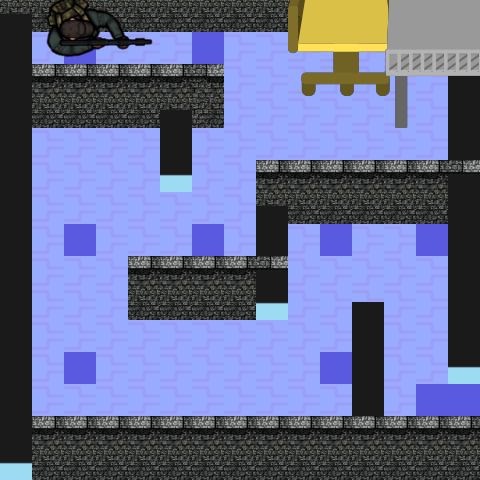

A 2D game scene composited from a Tiled map and its tileset images. What follows is a short description and the map's XML, with each tile layer's data collapsed to a summary:
An orthogonal 15x15 tile map with 32x32 px tiles, 5 tile layers (floor, wall, objects, help, ...).

<map version="1.10" tiledversion="1.10.0" orientation="orthogonal" renderorder="right-down" width="15" height="15" tilewidth="32" tileheight="32" infinite="0" nextlayerid="7" nextobjectid="1">
 <tileset firstgid="1" source="sprites.tsx" />
 <layer id="2" name="floor" width="15" height="15" locked="1">
  <data>[225 cells, 171 non-empty, 2 distinct tile ids]</data>
 </layer>
 <layer id="1" name="wall" width="15" height="15" locked="1">
  <data>[225 cells, 78 non-empty, 2 distinct tile ids]</data>
 </layer>
 <layer id="5" name="objects" width="15" height="15" locked="1">
  <data>[225 cells, 2 non-empty, 2 distinct tile ids]</data>
 </layer>
 <layer id="6" name="help" width="15" height="15" locked="1">
  <data>[225 cells, 9 non-empty, 1 distinct tile ids]</data>
 </layer>
 <layer id="3" name="player" width="15" height="15" locked="1">
  <data>[225 cells, 1 non-empty, 1 distinct tile ids]</data>
 </layer>
</map>